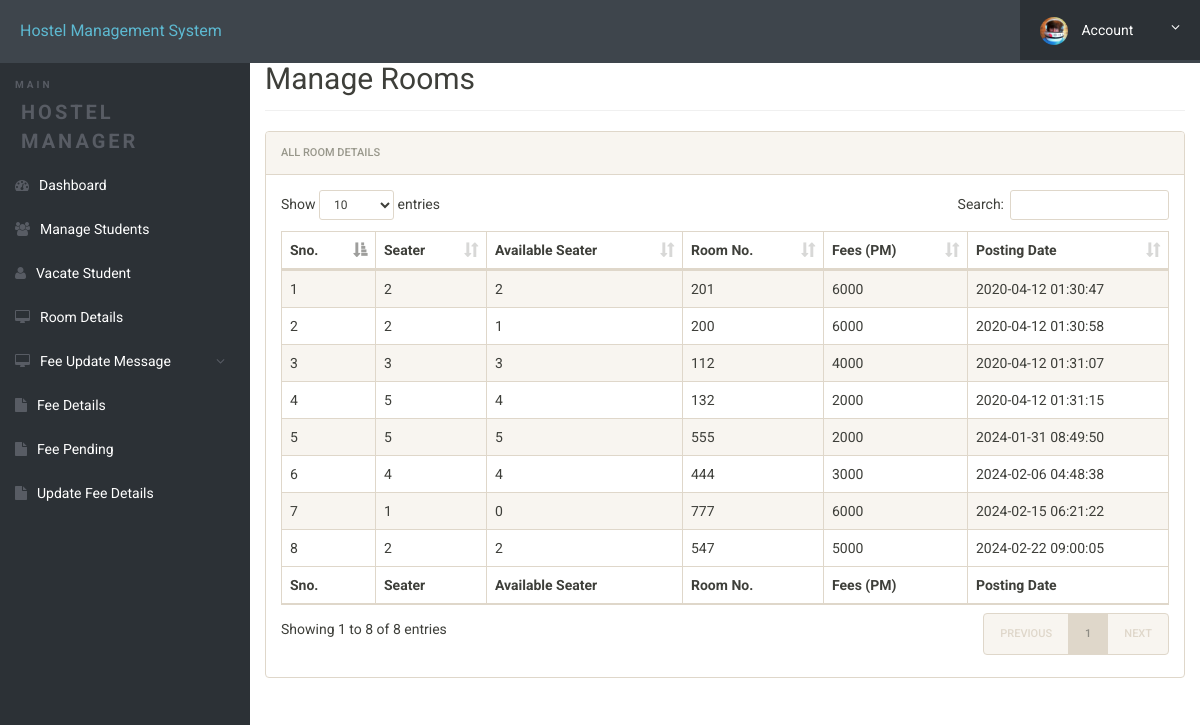
Page /manager/manage-rooms.php (signed in) on the committed database.
### tables this page shows
CREATE TABLE `rooms` (
  `id` int(11) NOT NULL,
  `seater` int(11) DEFAULT NULL,
  `available_seater` int(10) NOT NULL,
  `room_no` int(11) DEFAULT NULL,
  `fees` int(11) DEFAULT NULL,
  `posting_date` timestamp NULL DEFAULT current_timestamp()
);

### manager/manage-rooms.php (the view, shortened to what this page needs)
<?php
include('includes/config.php');
?>
<!doctype html>
<html lang="en" class="no-js">
<head>
	<link rel="stylesheet" href="css/font-awesome.min.css">
	<link rel="stylesheet" href="css/bootstrap.min.css">
	<link rel="stylesheet" href="css/dataTables.bootstrap.min.css">
	<link rel="stylesheet" href="css/bootstrap-social.css">
	<link rel="stylesheet" href="css/bootstrap-select.css">
	<link rel="stylesheet" href="css/fileinput.min.css">
	<link rel="stylesheet" href="css/awesome-bootstrap-checkbox.css">
	<link rel="stylesheet" href="css/style.css">
</head>
<body>
	<?php include('includes/header.php');?>
	<div class="ts-main-content">
			<?php include('includes/sidebar.php');?>
		<div class="content-wrapper">
			<div class="container-fluid">
				<div class="row">
					<div class="col-md-12">
						<h2 class="page-title" style="margin-top: 4%">Manage Rooms</h2>
						<div class="panel panel-default">
							<div class="panel-heading">All Room Details</div>
							<div class="panel-body">
								<table id="zctb" class="display table table-striped table-bordered table-hover" cellspacing="0" width="100%">
									<thead>
										<tr>
											<th>Sno.</th>
											<th>Seater</th>
											<th>Available Seater</th>
											<th>Room No.</th>
											<th>Fees (PM) </th>
											<th>Posting Date  </th>
										</tr>
									</thead>
									<tfoot>
										<tr>
											<th>Sno.</th>
											<th>Seater</th>
											<th>Available Seater</th>
											<th>Room No.</th>
											<th>Fees (PM) </th>
											<th>Posting Date  </th>
										</tr>
									</tfoot>
									<tbody>
<?php
$ret="select * from rooms";
$stmt= $mysqli->prepare($ret) ;
$stmt->execute() ;
$res=$stmt->get_result();
$cnt=1;
while($row=$res->fetch_object())
	  {
	  	?>
<tr><td><?php echo $cnt;;?></td>
<td><?php echo $row->seater;?></td>
<td><?php echo $row->available_seater;?></td>
<td><?php echo $row->room_no;?></td>
<td><?php echo $row->fees;?></td>
<td><?php echo $row->posting_date;?></td>
										</tr>
									<?php
$cnt=$cnt+1;
									 } ?>
									</tbody>
								</table>
							</div>
						</div>
					</div>
				</div>
			</div>
		</div>
	</div>
</body>
</html>

### manager/css/style.css (style rules this page uses)
html { font-size: 14px; }
@media only screen and (min-width: 480px) { html { font-size: 17px; } }
@media only screen and (min-width: 768px) { html { font-size: 14px; } }
body { font-size: 1em; }
.panel { overflow: hidden; }
.page-title { padding-bottom: 15px; margin-bottom: 20px; border-bottom: 1px solid #f0f0f0; }
.ts-main-content .content-wrapper { padding-top: 15px; margin-top: 10px; }
@media only screen and (min-width: 992px) { .ts-main-content .content-wrapper { margin-left: 250px; } }

### rows in the picture
rooms: seater "2", available_seater "2", room_no "201", fees "6000", posting_date "2020-04-12 01:30:47"
rooms: seater "2", available_seater "1", room_no "200", fees "6000", posting_date "2020-04-12 01:30:58"
rooms: seater "3", available_seater "3", room_no "112", fees "4000", posting_date "2020-04-12 01:31:07"
rooms: seater "5", available_seater "4", room_no "132", fees "2000", posting_date "2020-04-12 01:31:15"
rooms: seater "5", available_seater "5", room_no "555", fees "2000", posting_date "2024-01-31 08:49:50"
rooms: seater "4", available_seater "4", room_no "444", fees "3000", posting_date "2024-02-06 04:48:38"
rooms: seater "1", available_seater "0", room_no "777", fees "6000", posting_date "2024-02-15 06:21:22"
rooms: seater "2", available_seater "2", room_no "547", fees "5000", posting_date "2024-02-22 09:00:05"
